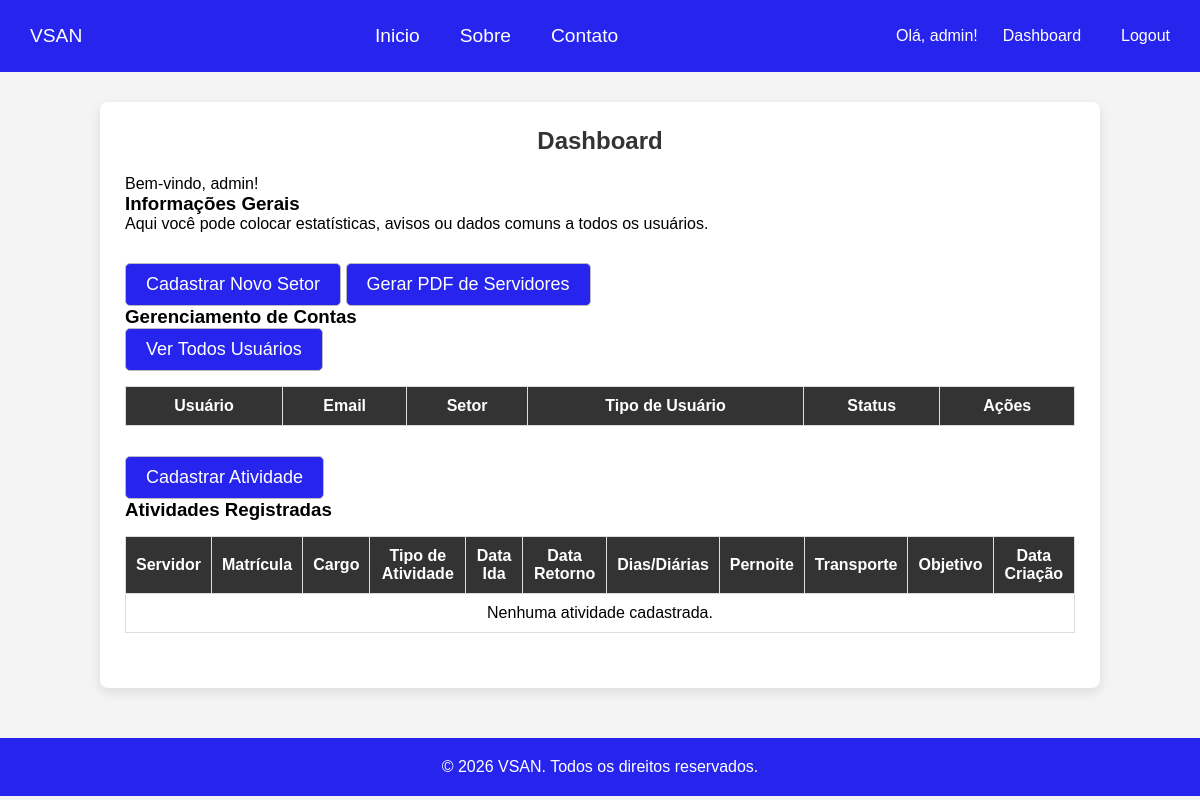
Before: /dashboard/?mostrar=todos (signed in) with the older database file.
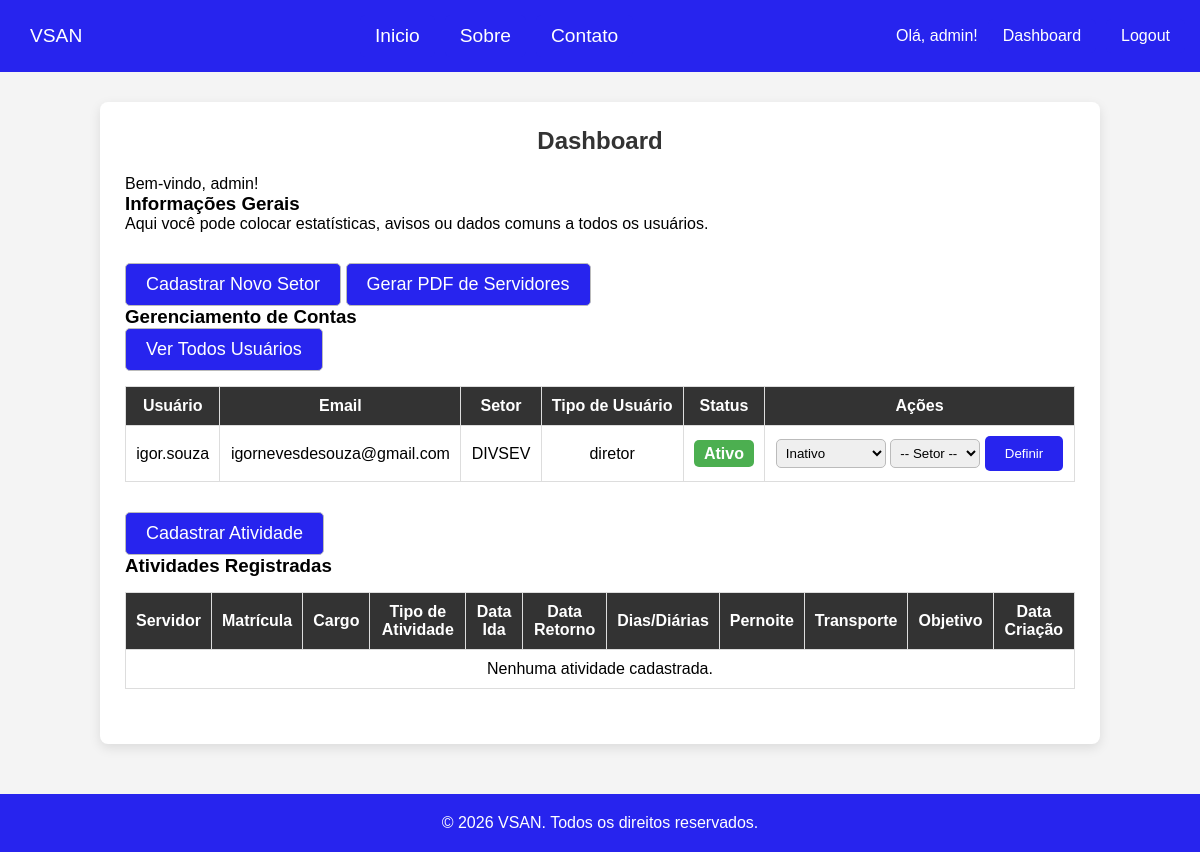
After: the same page with the newer database file.
### usuarios/models.py (models this page shows, shortened)
class Usuario(AbstractUser):
    TIPO_USUARIO_CHOICES = [
        ('diretor', 'Diretor'),
        ('coordenador', 'Coordenador'),
        ('funcionario', 'Funcionário'),
    ]
    setor = models.ForeignKey(Setor, on_delete=models.CASCADE, verbose_name='Setor', null=True, blank=True)
    tipo_usuario = models.CharField(max_length=20, choices=TIPO_USUARIO_CHOICES, verbose_name='Tipo de Usuário', null=True, blank=True)
    servidor = models.OneToOneField(Servidor, on_delete=models.CASCADE, null=True, blank=True, related_name="usuario")
    objects = UsuarioManager()

### setores/models.py (models this page shows, shortened)
class Setor(models.Model):
    id = models.AutoField(primary_key=True, verbose_name='ID')
    nome = models.CharField(max_length=100, verbose_name='Nome do Setor', unique=True)

### usuarios/views.py (the view)
# urls.py: path('dashboard/', views.dashboard, name='dashboard'),
@login_required
def dashboard(request):
    setores = Setor.objects.all()
    if request.GET.get("mostrar") == "todos":
        usuarios = Usuario.objects.filter(is_superuser=False)  # Exclui superusuários da lista
    else:
        usuarios = Usuario.objects.filter(is_superuser=False, is_active=False)
    atividades = Atividade.objects.all().order_by("-data_criacao")
    return render(
        request,
        "usuarios/dashboard.html",
        {
            "usuarios": usuarios,
            "setores": setores,
            "atividades": atividades,
        },
    )

### usuarios/templates/usuarios/dashboard.html (shortened to what the changed rows need)
{% extends 'base.html' %}
{% block content %}
<div class="dashboard-container">
    <h2>Dashboard</h2>
    {% if request.user.tipo_usuario == "diretor" %}
    <section class="dashboard-section">
        <table class="dashboard-table">
            <thead>
                <tr>
                    <th>Usuário</th>
                    <th>Email</th>
                    <th>Setor</th>
                    <th>Tipo de Usuário</th>
                    <th>Status</th>
                    <th>Ações</th>
                </tr>
            </thead>
            <tbody>
                {% for usuario in usuarios %}
                <tr>
                    <td>{{ usuario.username }}</td>
                    <td>{{ usuario.email }}</td>
                    <td>{{ usuario.setor.nome }}</td>
                    <td>{{ usuario.tipo_usuario|default:"Não definido" }}</td>
                    <td>
                        {% if usuario.is_active %}
                            <span class="status ativo">Ativo</span>
                        {% else %}
                            <span class="status inativo">Inativo</span>
                        {% endif %}
                    </td>
                    <td>
                        <form method="post" action="{% url 'definir_tipo_usuario' usuario.id %}">
                            <select name="tipo_usuario" class="select-tipo">
                                {% if usuario.is_active %}
                                    <option value="inativo" selected>Inativo</option>
                               {% endif %}
                            </select>
                            <select name="setor" class="select-tipo">
                                <option value="">-- Setor --</option>
                            </select>
                            <button type="submit" class="btn-primary">Definir</button>
                        </form>
                    </td>
                </tr>
                {% endfor %}
            </tbody>
        </table>
    </section>
    <section class="dashboard-section">
        <table class="dashboard-table">
            <thead>
                <tr>
                    <th>Servidor</th>
                    <th>Matrícula</th>
                    <th>Cargo</th>
                    <th>Tipo de Atividade</th>
                    <th>Data Ida</th>
                    <th>Data Retorno</th>
                    <th>Dias/Diárias</th>
                    <th>Pernoite</th>
                    <th>Transporte</th>
                    <th>Objetivo</th>
                    <th>Data Criação</th>
                </tr>
            </thead>
        </table>
    </section>
    {% else %}
    <p><strong>Área de contas disponível apenas para diretores.</strong></p>
    {% endif %}
</div>
{% endblock %}

Changed rows visible on the page:
added Usuario: username "igor.souza", email "igornevesdesouza@gmail.com", setor.nome "DIVSEV", tipo_usuario "diretor", shows "Ativo", tipo_usuario "Inativo"
